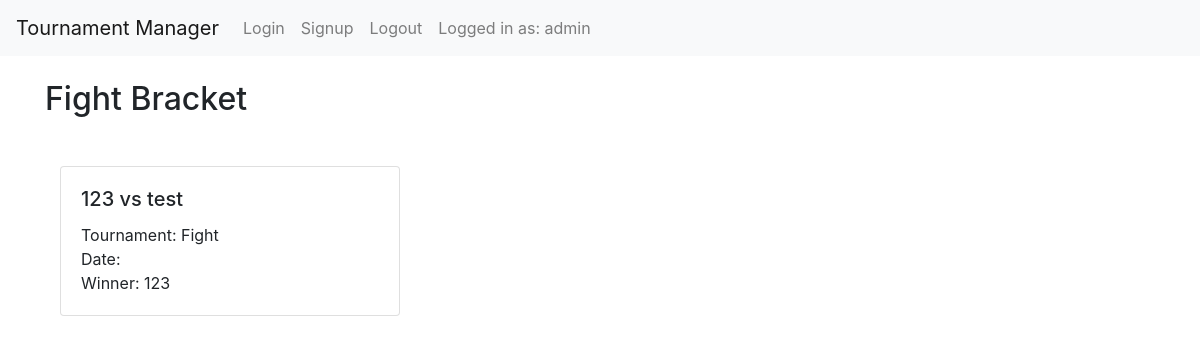
The app's page /app/tournaments/6/bracket/ (signed in) with its own data.
### bjjorganizer/models.py (models this page shows, shortened)
class Tournament(models.Model):
    TOURNAMNET_TYPES = [
        ('freeforall', 'Free for All')
    ]
    name = models.CharField(max_length=255)
    date = models.DateField()
    location = models.CharField(max_length=255)
    description = models.TextField(blank=True, null=True)
    created_at = models.DateTimeField(auto_now_add=True)
    updated_at = models.DateTimeField(auto_now=True)
    tournamentType = models.CharField(max_length=100,choices=TOURNAMNET_TYPES)
    started = models.BooleanField(default=False)

class Match(models.Model):
    tournament = models.ForeignKey(Tournament, related_name='matches', on_delete=models.CASCADE)
    competitor1 = models.ForeignKey(Competitor, related_name='competitor1_matches', on_delete=models.CASCADE)
    competitor2 = models.ForeignKey(Competitor, related_name='competitor2_matches', on_delete=models.CASCADE)
    winner = models.ForeignKey(Competitor, related_name='won_matches', on_delete=models.CASCADE, null=True, blank=True)
    match_date = models.DateTimeField(null=True, blank=True)

class Competitor(models.Model):
    BELT_CHOICES = [
        ('white', 'White'),
        ('blue', 'Blue'),
        ('purple', 'Purple'),
        ('brown', 'Brown'),
        ('black', 'Black'),
    ]
    widgets = {
            'name': forms.TextInput(attrs={'class': 'form-control'}),
            'age': forms.NumberInput(attrs={'class': 'form-control'}),
            'weight': forms.NumberInput(attrs={'class': 'form-control'}),
            'belt': forms.Select(attrs={'class': 'form-control'}),
            'team': forms.TextInput(attrs={'class': 'form-control'}),
            'tournaments': forms.Select(attrs={'class': 'form-control'}),
        }
    name = models.CharField(max_length=255)
    age = models.PositiveIntegerField()
    weight = models.FloatField()
    belt = models.CharField(max_length=10, choices=BELT_CHOICES)
    team = models.CharField(max_length=255)
    tournaments = models.ManyToManyField('Tournament', related_name='competitors', blank=True, null=True)
    def __str__(self):
        return self.name

### bjjorganizer/views.py (the view)
# urls.py: path('tournaments/<int:tournament_id>/bracket/', views.render_bracket, name='render_bracket'),
@login_required(login_url="/app/login/")
def render_bracket(request, tournament_id):
    tournament = Tournament.objects.get(pk=tournament_id)
    print(tournament.tournamentType)
    if tournament.tournamentType == 'freeforall':
        template_name = 'bjjorganizer/free_for_all_bracket.html'
    else:
        pass
    return render(request, template_name, {'tournament': tournament, 'jsontournament': serializers.serialize('json', [tournament])})

### bjjorganizer/templates/bjjorganizer/free_for_all_bracket.html (shortened to what this page needs)
{% extends 'bjjorganizer/base.html' %}
{% load static %}
{% block footer_scripts %}
    <link rel="stylesheet" href="https://cdn.jsdelivr.net/npm/brackets-viewer@latest/dist/brackets-viewer.min.css" />
{% endblock %}
{% block content %}
<div class="bracket">
    <h2>{{ tournament.name }} Bracket</h2>
    {% for match in tournament.matches.all %}
    <div class="container mt-5">
    <div class="row">
            <div class="col-md-4">
                <div class="card mb-4">
                    <div class="card-body">
                        <h5 class="card-title">{{ match.competitor1 }} vs {{ match.competitor2 }}</h5>
                        <p class="card-text">
                            Tournament: {{ match.tournament.name }}<br>
                            Date: {{ match.match_date|date:"M d, Y H:i" }}<br>
                            {% if match.winner %}
                                Winner: {{ match.winner }}
                            {% else %}
                                Winner: TBD
                                <br>
                                <a href="{% url 'select_winner' match.id %}?winner={{ match.competitor1.id }}" class="btn mt-3 btn-primary">{{ match.competitor1 }} Won</a>
                                <br>
                                <a href="{% url 'select_winner' match.id %}?winner={{ match.competitor2.id }}" class="btn mt-3 btn-primary">{{ match.competitor2 }} Won</a>
                            {% endif %}
                        </p>
                    </div>
                </div>
            </div>
    </div>
</div>
    {% endfor %}
</div>
{% endblock %}

### bjjorganizer/templates/bjjorganizer/base.html (shortened to what this page needs)
<!DOCTYPE html>
<html lang="en">
<head>
    <link href="https://stackpath.bootstrapcdn.com/bootstrap/4.5.2/css/bootstrap.min.css" rel="stylesheet">
    {% block footer_scripts %}
    {% endblock footer_scripts %}
</head>
<body>
    <nav class="navbar navbar-expand-lg navbar-light bg-light">
        <a class="navbar-brand" href="/app">Tournament Manager</a>
        <div class="collapse navbar-collapse" id="navbarNav">
            <ul class="navbar-nav">
                <li class="nav-item"><a class="nav-link" href="{% url 'login' %}">Login</a></li>
                <li class="nav-item"><a class="nav-link" href="{% url 'signup' %}">Signup</a></li>
                <li class="nav-item"><a class="nav-link" href="{% url 'logout' %}">Logout</a></li>
                <li class="nav-item"><a class="nav-link" href=""> Logged in as: {% if user.is_authenticated %} {{ user.username }}{% else %}Guest{% endif %}
                </a></li></ul>
        </div>
    </nav>
    <div class="container mt-4">
        {% block content %}{% endblock %}
    </div>
</body>
</html>

### records on screen
Tournament: name "Fight"
Match: competitor1 "123", competitor2 "test", tournament.name "Fight", winner "123"

### other values on screen
{{ user.username }} "admin"
